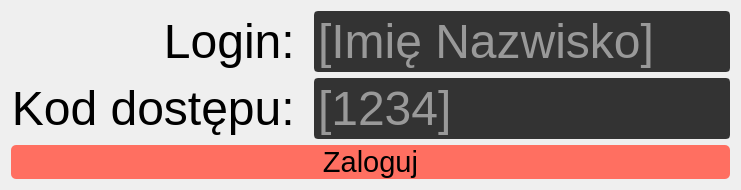
      <widget class="QWidget" name="page_login">
       <layout class="QHBoxLayout" name="horizontalLayout_6">
        <item>
         <layout class="QVBoxLayout" name="verticalLayout_6">
          <item>
           <layout class="QHBoxLayout" name="horizontalLayout_5">
            <item>
             <layout class="QVBoxLayout" name="verticalLayout_4">
              <item>
               <widget class="QLabel" name="label_5">
                <property name="font">
                 <font>
                  <family>Segoe UI</family>
                  <pointsize>36</pointsize>
                 </font>
                </property>
                <property name="text">
                 <string>Login: </string>
                </property>
                <property name="alignment">
                 <set>Qt::AlignRight|Qt::AlignTrailing|Qt::AlignVCenter</set>
                </property>
               </widget>
              </item>
              <item>
               <widget class="QLabel" name="label_6">
                <property name="font">
                 <font>
                  <family>Segoe UI</family>
                  <pointsize>36</pointsize>
                 </font>
                </property>
                <property name="text">
                 <string>Kod dostępu: </string>
                </property>
                <property name="alignment">
                 <set>Qt::AlignRight|Qt::AlignTrailing|Qt::AlignVCenter</set>
                </property>
               </widget>
              </item>
             </layout>
            </item>
            <item>
             <layout class="QVBoxLayout" name="verticalLayout_5">
              <item>
               <widget class="QLineEdit" name="lineEdit">
                <property name="sizePolicy">
                 <sizepolicy hsizetype="Expanding" vsizetype="Expanding">
                  <horstretch>0</horstretch>
                  <verstretch>0</verstretch>
                 </sizepolicy>
                </property>
                <property name="font">
                 <font>
                  <family>Segoe UI</family>
                  <pointsize>36</pointsize>
                 </font>
                </property>
                <property name="styleSheet">
                 <string notr="true">QLineEdit {
	color:rgb(255,255,255);
	border:2px solid rgb(51,51,51);
	border-radius:4px;
	background:rgb(51,51,51);
}

QLineEdit:disabled {
	color:rgb(255,255,255);
	border:2px solid rgb(112,112,112);
	border-radius:4px;
	background:rgb(112,112,112);
}</string>
                </property>
                <property name="maxLength">
                 <number>20</number>
                </property>
                <property name="placeholderText">
                 <string>[Imię Nazwisko]</string>
                </property>
               </widget>
              </item>
              <item>
               <widget class="QLineEdit" name="lineEdit_2">
                <property name="sizePolicy">
                 <sizepolicy hsizetype="Expanding" vsizetype="Expanding">
                  <horstretch>0</horstretch>
                  <verstretch>0</verstretch>
                 </sizepolicy>
                </property>
                <property name="font">
                 <font>
                  <family>Segoe UI</family>
                  <pointsize>36</pointsize>
                 </font>
                </property>
                <property name="styleSheet">
                 <string notr="true">QLineEdit {
	color:rgb(255,255,255);
	border:2px solid rgb(51,51,51);
	border-radius:4px;
	background:rgb(51,51,51);
}

QLineEdit:disabled {
	color:rgb(255,255,255);
	border:2px solid rgb(112,112,112);
	border-radius:4px;
	background:rgb(112,112,112);
}</string>
                </property>
                <property name="maxLength">
                 <number>20</number>
                </property>
                <property name="echoMode">
                 <enum>QLineEdit::Password</enum>
                </property>
                <property name="placeholderText">
                 <string>[1234]</string>
                </property>
               </widget>
              </item>
             </layout>
            </item>
           </layout>
          </item>
          <item>
           <widget class="QPushButton" name="bn_login">
            <property name="font">
             <font>
              <family>Segoe UI</family>
              <pointsize>22</pointsize>
             </font>
            </property>
            <property name="styleSheet">
             <string notr="true">QPushButton {
	border: none;
	background-color: #FF6F61;
border-radius:5px;
}
QPushButton:hover {
	background-color: #FF958A;
}
QPushButton:pressed {
background-color: #FF6F61;
}</string>
            </property>
            <property name="text">
             <string>Zaloguj</string>
            </property>
            <property name="flat">
             <bool>true</bool>
            </property>
           </widget>
          </item>
         </layout>
        </item>
       </layout>
      </widget>
